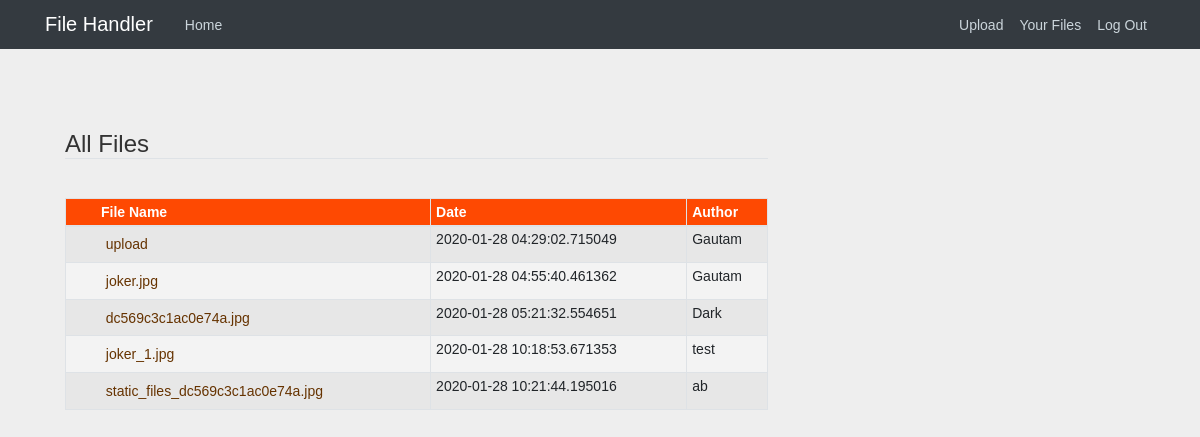
The page /allfiles (signed in) on the database its author committed.
### files_all/models.py (models this page shows, shortened)
class FileContents(db.Model):
    id = db.Column(db.Integer, primary_key=True, unique=True)
    file_name = db.Column(db.String(300))
    user_id = db.Column(db.Integer, db.ForeignKey('user.id'), nullable=False)
    uploaded_on = db.Column(db.DateTime, nullable=False, default=datetime.utcnow)

class User(db.Model, UserMixin):
    id = db.Column(db.Integer, primary_key=True)
    username = db.Column(db.String(20), nullable=False, unique=True)
    email = db.Column(db.String(40), nullable=False, unique=True)
    password = db.Column(db.String(40), nullable=False)
    files = db.relationship('FileContents', backref='author', lazy=True)

### files_all/users/routes.py (the view)
@users.route("/allfiles", methods=['GET', 'POST'])
@login_required
def viewfiles():
    files = FileContents.query.all()
    return render_template("viewfiles.html", files=files, filesView=True)

### files_all/models.py (called while the page is built)
@login_manager.user_loader
def load_user(user_id):
    return User.query.get(int(user_id))

### files_all/templates/viewfiles.html
{% extends "layout.html" %}
    {% block content %}
         <fieldset class="form-group">
             <legend class="border-bottom mb-4">All Files</legend>
        <table class="table table-striped table-bordered table-sm" cellspacing="0" width="100%">
        <thead>
            <tr>
                <th>File Name</th>
                <th>Date</th>
                <th>Author</th>
            </tr>
        </thead>
        <tbody>
            {% for file in files %}
            <tr>
                <td><a href="{{url_for('static' , filename='files/' + file.file_name)}}" download>{{ file.file_name}}</a></td>
                <td>{{ file.uploaded_on}}</td>
                <td>{{ file.author.username }}</td>
            </tr>
            {% endfor %}
        </tbody>
        </table>
         </fieldset>
    {% endblock content %}

### files_all/templates/layout.html (shortened to what this page needs)
<!DOCTYPE html>
<html>
    <head>
        <link rel="stylesheet" href="https://stackpath.bootstrapcdn.com/bootstrap/4.3.1/css/bootstrap.min.css">
        <link rel="stylesheet" type="text/css" href="{{ url_for('static', filename='main.css') }}">
    </head>
    <body>
        <header class="site-header">
            <nav class="navbar navbar-expand-md navbar-dark bg-dark fixed-top">
                <div class="container">
                    <a class="navbar-brand mr-4" href="/">File Handler</a>
                <div class="collapse navbar-collapse" id="navbarToggle">
            <div class="navbar-nav mr-auto">
                <a class="nav-item nav-link" href="{{ url_for('users.home')}}">Home</a>
            </div>
            <div class="navbar-nav">
                {% if current_user.is_authenticated %}
                    {% if not isUpload %}
                        <a class="nav-item nav-link" href="{{ url_for('users.upload')}}">Upload</a>
                    {% endif %}
                    {% if not yourFile %}
                        <a class="nav-item nav-link" href="{{ url_for('users.viewyourfiles')}}">Your Files</a>
                    {% endif %}
                    <a class="nav-item nav-link" href="{{ url_for('users.logout')}}">Log Out</a>
                {% else %}
                    <a class="nav-item nav-link" href="{{ url_for('users.login')}}">Login</a>
                    <a class="nav-item nav-link" href="{{ url_for('users.register')}}">Register</a>
                {% endif %}
            </div>
            </div>
            </div>
            </nav>
        </header>
        <main role="main" class="container">
            <div class="row">
                <div class="col-md-8">
                    {% block content %}{% endblock %}
                </div>
            </div>
        </main>
    </body>
</html>

### files_all/static/main.css (style rules this page uses)
body { background: #fafafa; color: #333333; margin-top: 5rem; }
.site-header .navbar-nav .nav-link { color: #cbd5db; }
* { padding:0; margin:0; }
body { color: #333; font: 14px Sans-Serif; padding: 50px; background: #eee; }
table { background-color: #F3F3F3; border-collapse: collapse; width: 100%; margin: 15px 0; }
th { background-color: #FE4902; color: #FFF; cursor: pointer; padding: 5px 10px; }
td, th { text-align: left; }
a { text-decoration: none; }
td a { color: #663300; display: block; padding: 5px 10px; }
td:first-of-type a { background: url(./.images/file.png) no-repeat 10px 50%; padding-left: 35px; }
th:first-of-type { padding-left: 35px; }
tr:nth-of-type(odd) { background-color: #E6E6E6; }
table tr td:first-of-type a[href$=".jpg"], table tr td:first-of-type a[href$=".png"], table tr td:first-of-type a[href$=".gif"], table tr td:first-of-type a[href$=".svg"], table tr td:first-of-type a[href$=".jpeg"] { background-image: url(./.images/image.png); }

### rows shown on the page
FileContents: file_name "upload", uploaded_on "2020-01-28 04:29:02.715049", author.username "Gautam"
FileContents: file_name "joker.jpg", uploaded_on "2020-01-28 04:55:40.461362", author.username "Gautam"
FileContents: file_name "dc569c3c1ac0e74a.jpg", uploaded_on "2020-01-28 05:21:32.554651", author.username "Dark"
FileContents: file_name "joker_1.jpg", uploaded_on "2020-01-28 10:18:53.671353", author.username "test"
FileContents: file_name "static_files_dc569c3c1ac0e74a.jpg", uploaded_on "2020-01-28 10:21:44.195016", author.username "ab"
